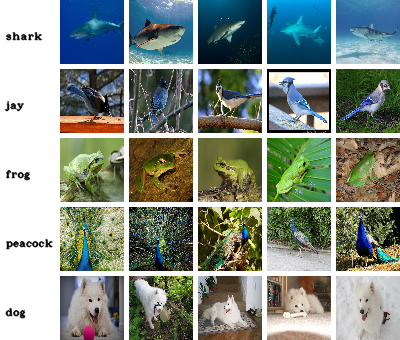

Source code (Python):
import numpy as np
import cv2
import matplotlib.pyplot as plt
import os

label_name=['shark','jay','frog','peacock','dog']

spacing = 5
images = []
for i in range(5):
    datapath = f'C:/Users/csydwu/Downloads/MDPI/ILSVRC/{label_name[i]}'
    image_files = [f for f in os.listdir(datapath) if os.path.isfile(os.path.join(datapath, f))]
    for image_file in image_files:
        image_path = os.path.join(datapath, image_file)
        image = cv2.imread(image_path)
        resized_image = cv2.resize(image, (64, 64))
        images.append(resized_image)

images = np.array(images)
image_height, image_width, _ = images[0].shape
num_rows = 5
num_cols = 5
collage_width = num_cols * (image_width + spacing) - spacing + 60
collage_height = num_rows * (image_height + spacing) - spacing 
collage = np.ones((collage_height, collage_width, 3), dtype=np.uint8) * 255

for i, image in enumerate(images):
    row = (i // num_cols) * (image_height + spacing) 
    col = (i % num_cols) * (image_width + spacing)
    if col == 0:
        class_name = label_name[i // num_cols]
        cv2.putText(collage, class_name, (col + spacing, row + image_height - 25), cv2.FONT_HERSHEY_COMPLEX_SMALL, 0.5, (0, 0, 0), 1, cv2.LINE_AA)
    collage[row:row + image_height, col + 60:col + 60 + image_width] = image

cv2.imwrite("C:/Users/csydwu/Downloads/MDPI/ILSVRC/ILSVRC.png", collage)
cv2.imshow('Collage', collage)
cv2.waitKey(0)
